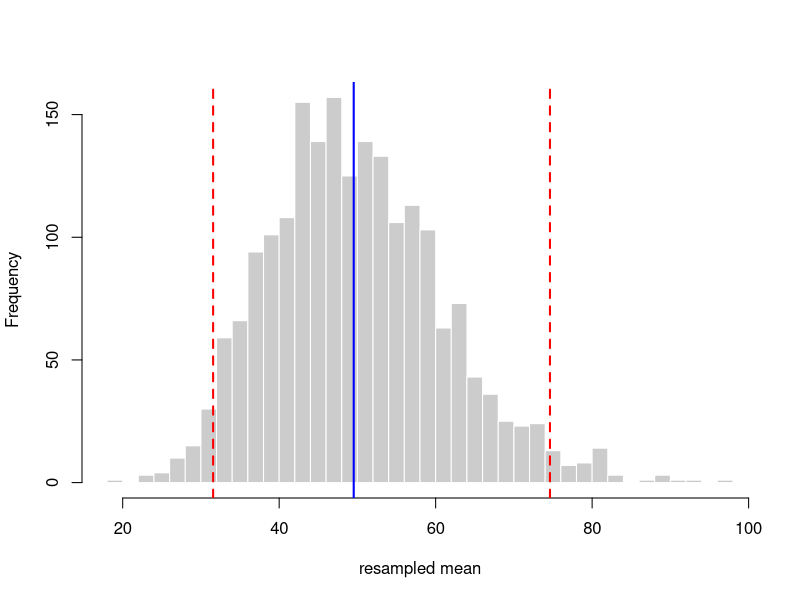
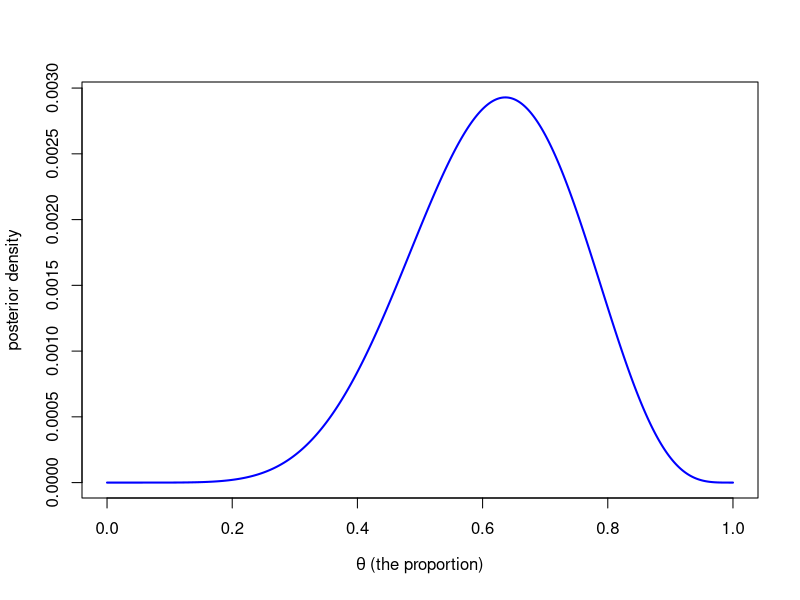

Write R code to recreate these figures, in order.
## ---- chunk 1
set.seed(42)
samp <- rexp(30, rate = 1/50)          # n = 30, right-skewed (non-normal) data

B <- 2000
boot_means <- replicate(B, mean(sample(samp, replace = TRUE)))   # resample & recompute

c(estimate = mean(samp),
  boot_SE  = sd(boot_means),                       # bootstrap standard error
  lower95  = quantile(boot_means, 0.025),          # percentile confidence interval
  upper95  = quantile(boot_means, 0.975))
## ---- chunk 2
#| fig-cap: "The bootstrap sampling distribution of the mean, with the percentile 95% interval."
#| fig-height: 4
hist(boot_means, breaks = 40, col = "grey80", border = "white",
     main = "", xlab = "resampled mean")
abline(v = quantile(boot_means, c(.025, .975)), col = "red", lwd = 2, lty = 2)
abline(v = mean(samp), col = "blue", lwd = 2)
## ---- chunk 3
set.seed(7)
g1 <- rnorm(15, mean = 0.0)
g2 <- rnorm(15, mean = 0.8)
obs <- mean(g2) - mean(g1)                         # the observed difference

pool   <- c(g1, g2)
labels <- rep(1:2, each = 15)
perm   <- replicate(5000, {                        # shuffle labels 5000 times
  s <- sample(labels)
  mean(pool[s == 2]) - mean(pool[s == 1])
})

c(observed_diff = obs,
  permutation_p = mean(abs(perm) >= abs(obs)))      # two-sided p-value
## ---- chunk 4
jk    <- sapply(seq_along(samp), function(i) mean(samp[-i]))       # leave-one-out means
n     <- length(samp)
jk_se <- sqrt((n - 1) * mean((jk - mean(jk))^2))                  # jackknife SE
c(jackknife_mean = mean(jk), jackknife_SE = jk_se)
## ---- chunk 5
set.seed(1)
z <- c(rnorm(19, mean = 100, sd = 10), 250)        # 19 good values + 1 gross outlier

round(c(mean       = mean(z),
        median     = median(z),
        trimmed10  = mean(z, trim = 0.10),         # drop the extreme 10% each tail
        SD         = sd(z),
        MAD        = mad(z)), 2)                    # median absolute deviation
## ---- chunk 6
power <- 0.99    # P(significant | H true)  -- a very high-powered study
alpha <- 0.01    # P(significant | H false) -- a strict false-positive rate
prior <- 0.02    # P(H true): your idea is ~1 of 50 plausible hypotheses

post <- (power * prior) / (power * prior + alpha * (1 - prior))   # Bayes' rule
round(post, 3)
## ---- chunk 7
# modest power, ordinary screening, a rarer idea
round((0.95 * 0.01) / (0.95 * 0.01 + 0.05 * 0.99), 3)
## ---- chunk 8
#| fig-cap: "Grid-approximation posterior for a proportion after 6 successes in 9 trials."
#| fig-height: 4
grid  <- seq(0, 1, length.out = 1000)
prior <- dbeta(grid, 2, 2)                 # weakly informative: centered at 0.5, gentle
like  <- dbinom(6, size = 9, prob = grid)  # data: 6 successes in 9 trials
post  <- like * prior
post  <- post / sum(post)                  # normalize to a proper distribution

plot(grid, post, type = "l", lwd = 2, col = "blue",
     xlab = expression(theta ~ "(the proportion)"), ylab = "posterior density")
## ---- chunk 9
draws <- sample(grid, 1e5, replace = TRUE, prob = post)
c(posterior_mean   = mean(draws),
  credible_lower95 = quantile(draws, 0.025),
  credible_upper95 = quantile(draws, 0.975))
## ---- chunk 10
rope_lo <- 0.45; rope_hi <- 0.55                # "practically a fair coin"
mean(draws > rope_lo & draws < rope_hi)          # posterior probability inside the ROPE
